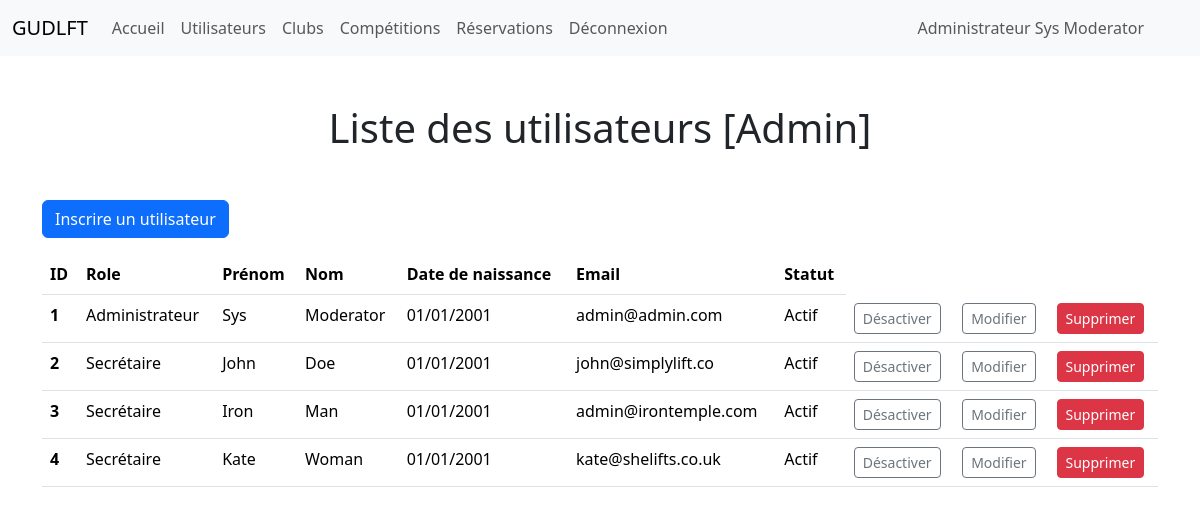
Screenshot of /admin/users/ (signed in) with the database file from the repository.
### authentication_app/models/user.py (models this page shows, shortened)
class User(db.Model, CrudMixin, UserMixin):
    IMAGE_PATH = "img/profile_photo/"
    id = db.Column(db.Integer, primary_key=True)
    role = db.Column(db.Enum("admin", "secretary"), nullable=False)
    first_name = db.Column(db.String(128), nullable=False)
    last_name = db.Column(db.String(128), nullable=False)
    birthdate = db.Column(db.Date, nullable=False)
    email = db.Column(db.String(128), unique=True, nullable=False)
    password = db.Column(db.String(128), nullable=True)
    is_activated = db.Column(db.Boolean, default=True)
    image = db.Column(db.String(255), nullable=True)
    token = db.Column(db.String(100), nullable=True, unique=True)
    token_expiration_date = db.Column(db.DateTime, nullable=True)
    created_time = db.Column(db.DateTime, default=datetime.utcnow)
    @property
    def is_admin(self) -> bool:
        return self.role == "admin"
    @property
    def birthdate_formatter(self) -> str:
        return self.birthdate.strftime("%d/%m/%Y")

### authentication_app/views/admin.py (the view)
class ListUsers(MethodView):
    decorators = [admin_required]
    def get(self):
        users = User.query.order_by(User.is_activated).all()
        inactive_users = User.query.filter_by(is_activated=False).count()
        if inactive_users == 1:
            flash("Vous avez 1 compte utilisateur en attente d'activation !", "warning")
        if inactive_users > 1:
            flash(
                f"Vous avez {inactive_users} comptes utilisateur en attente d'activation !",
                "warning",
            )
        return render_template("list_users.html", users=users)

### authentication_app/decorator.py (called while the page is built)
def admin_required(view_func):
    @wraps(view_func)
    def decorated_view(*args, **kwargs):
        if not current_user.is_authenticated or not current_user.is_admin:
            flash("Permission refusée !", "error")
            return redirect(url_for("authentication_app_public.login"))
        return view_func(*args, **kwargs)
    return decorated_view

### authentication_app/templates/list_users.html (shortened to what this page needs)
{% extends "base.html" %}
{% block content %}
  <h1 class="my-5 text-center">Liste des utilisateurs [Admin]</h1>
  <p><a class="btn btn-primary" href="{{url_for('authentication_app_admin.create_user')}}">Inscrire un utilisateur</a></p>
  <div class="row">
    <div class="d-none d-lg-block">
        <table class="table table-hover">
          <thead>
            <tr>
              <th scope="col">ID</th>
              <th scope="col">Role</th>
              <th scope="col">Prénom</th>
              <th scope="col">Nom</th>
              <th scope="col">Date de naissance</th>
              <th scope="col">Email</th>
              <th scope="col">Statut</th>
            </tr>
          </thead>
          <tbody>
            {% for user in users %}
              <tr class="{{'' if user.is_activated else 'table-warning'}}">
                <th scope="row">{{user.id}}</th>
                <td>{{"Administrateur" if user.role=="admin" else "Secrétaire"}}</td>
                <td>{{user.first_name}}</td>
                <td>{{user.last_name}}</td>
                <td>{{user.birthdate_formatter}}</td>
                <td>{{user.email}}</td>
                <td>{{"Actif" if user.is_activated else "Inactif"}}</td>
                <td>
                  <a class="btn btn-outline-secondary btn-sm" role="button" href="{{ url_for('authentication_app_admin.activate_deactivate_user', id=user.id) }}">
                      {{"Désactiver" if user.is_activated else "Activer"}}
                  </a>
                </td>
                <td>
                    <a class="btn btn-outline-secondary btn-sm" role="button" href="{{ url_for('authentication_app_admin.update_user', id=user.id) }}">
                      Modifier
                    </a>
                </td>
                <td>
                    <a role="button" class="btn btn-danger btn-sm" href="{{ url_for('authentication_app_admin.delete_user_confirmation', id=user.id) }}">
                      Supprimer
                    </a>
                </td>
              </tr>
            {% endfor %}
          </tbody>
        </table>
    </div>
  </div>
{% endblock %}

### templates/base.html (shortened to what this page needs)
<!DOCTYPE html>
<html lang="fr">
  <head>
    <link href="https://cdn.jsdelivr.net/npm/bootstrap@5.3.2/dist/css/bootstrap.min.css" rel="stylesheet"/>
  </head>
  <body>
    <header>
      {% include "partials/nav.html" %}
    </header>
    <main>
      <section class="container">
        {% block content %}{% endblock %}
      </section>
    </main>
  </body>
</html>

### templates/partials/nav.html (shortened to what this page needs)
<nav class="navbar navbar-expand-lg bg-body-tertiary">
    <div class="container-fluid">
        <a class="navbar-brand" href="{{url_for('club_app_public.list_clubs')}}">GUDLFT</a>
      <div class="collapse navbar-collapse" id="navbarNavAltMarkup">
        <div class="navbar-nav">
          <a class="nav-link" aria-current="page" href="{{url_for('club_app_public.list_clubs')}}">
            Accueil
          </a>
          {%  if current_user.is_authenticated %}
            {% if current_user.is_admin %}
              <a class="nav-link" aria-current="page" href="{{url_for('authentication_app_admin.list_users')}}">
                Utilisateurs
              </a>
              <a class="nav-link" aria-current="page" href="{{url_for('club_app_admin.list_clubs')}}">
                Clubs
              </a>
              <a class="nav-link" href="{{ url_for('competition_app_admin.list_competitions') }}">
                Compétitions
              </a>
              <a class="nav-link" href="{{ url_for('competition_app_admin.list_reservations') }}">
                Réservations
              </a>
            {% endif %}
            <a class="nav-link" href="{{url_for('authentication_app_public.logout')}}">Déconnexion</a>
          {% else %}
            <a class="nav-link" href="{{url_for('authentication_app_public.login')}}">Connexion</a>
            <a class="nav-link" href="{{url_for('authentication_app_public.signup')}}">S'inscrire</a>
          {% endif %}
          {% if current_user.is_authenticated %}
            <a class="nav-link d-none d-xl-block d-lg-block position-absolute top-0 end-0 me-5 mt-2" href="{{ url_for('authentication_app_authenticated.my_profile') }}">
                {{ "Administrateur" if current_user.is_admin  else "Secrétaire" }} {{ current_user.first_name }} {{ current_user.last_name }}
            </a>
          {% else %}
            <a class="nav-link d-none d-xl-block d-lg-block position-absolute top-0 end-0 me-5 mt-2" href="{{ url_for('authentication_app_public.forgotten_password') }}">
              Mot de passe oublié
            </a>
          {% endif %}
        </div>
      </div>
    </div>
  </nav>

### rows the page displays
User: role "Administrateur", first_name "Sys", last_name "Moderator", id "1", birthdate_formatter "01/01/2001", email "admin@admin.com", is_activated "Actif", is_activated "Désactiver"
User: id "2", role "Secrétaire", first_name "John", last_name "Doe", birthdate_formatter "01/01/2001", email "john@simplylift.co", is_activated "Actif", is_activated "Désactiver"
User: id "3", role "Secrétaire", first_name "Iron", last_name "Man", birthdate_formatter "01/01/2001", email "admin@irontemple.com", is_activated "Actif", is_activated "Désactiver"
User: id "4", role "Secrétaire", first_name "Kate", last_name "Woman", birthdate_formatter "01/01/2001", email "kate@shelifts.co.uk", is_activated "Actif", is_activated "Désactiver"
